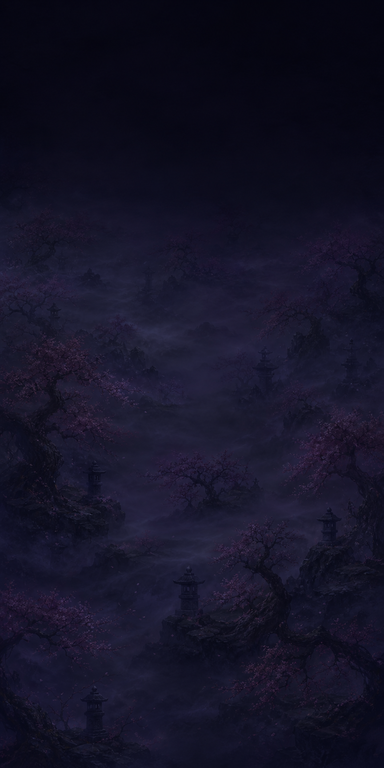
#> input picture assets/rotns-img/bg_stage.png, 384 x 768 px
$ python -i rotns_postprocess.py   (imports and definitions only)
#> lines starting #> are read from the running program, lines starting #| are printed output that depends on the picture; after the words box and inside, x2 and y2 are one past the last pixel; in counts of white or black regions, pixels touching at a corner belong together
#> further down, picture is the input picture: PIL image 384x768 RGB; mean R, G, B 20.7, 19.3, 38.9
#!/usr/bin/env python3
"""rotns 素材后处理（PLAN §8.1/§8.2 规格）：
chroma 抠绿（四角众数色→阈值内 alpha=0→despill→1px 腐蚀→trim→LANCZOS 缩放）
additive 黑底（保留 RGB，引擎以 lighter 混合；trim 黑边→缩放）
opaque 不透明（直接缩放）
白弹母图由本脚本预染色出多色成品（运行时零染色代码）。
用法: python3 scripts/rotns_postprocess.py --manifest scripts/rotns_assets_manifest.json
"""
import argparse
import json
import math
import os
import sys
from collections import Counter

from PIL import Image, ImageFilter

CHROMA_THRESHOLD = 60
ERODE_PX = 1


# [33 lines left out: functions corner_key_color, chroma_key, not called in this run]


def trim_bbox(im: Image.Image, threshold: int = 8) -> Image.Image:
#> called with threshold = 8
    if im.mode != "RGBA":
        im = im.convert("RGBA")
    # chroma 模式按 alpha；additive 模式按亮度
    if im.getchannel("A").getextrema()[0] < 255:
        bbox = im.getchannel("A").getbbox()
    else:
        gray = im.convert("L").point(lambda v: 255 if v > threshold else 0)
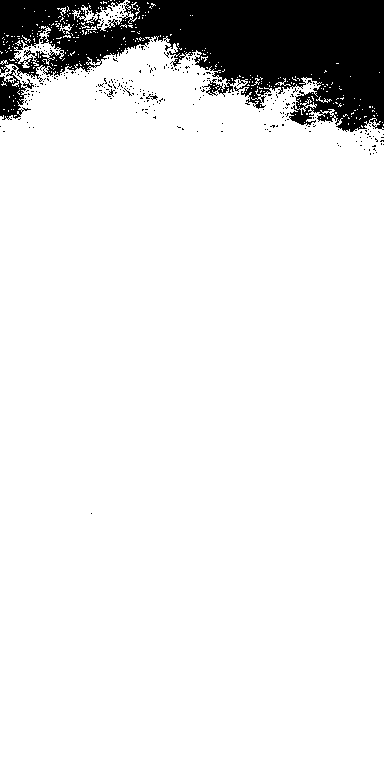
#> gray: PIL image 384x768 L; 89.8% white; 299 black regions (296 under 20 px), largest, box (x1, y1, x2, y2) and area: (0, 0, 384, 132) 28599, (0, 66, 34, 120) 864, (146, 94, 158, 100) 29
        bbox = gray.getbbox()
#> bbox = (0, 0, 384, 768)
    if bbox:
        im = im.crop(bbox)
    return im


# [84 lines left out: functions fit_size, tint, process, main, not called in this run]


# [2 lines not run here, left out]

>>> from PIL import Image
>>> picture = Image.open('../assets/rotns-img/bg_stage.png')
>>> result = trim_bbox(picture)

$ run again, on assets/rotns-img/fx_hyper.png
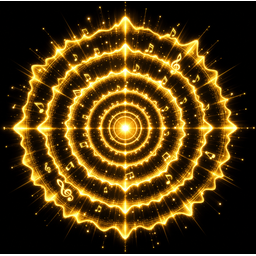
#> input picture assets/rotns-img/fx_hyper.png, 256 x 256 px
#> picture is the input picture: PIL image 256x256 RGBA; mean R, G, B, A 77.2, 54.8, 13.3, 252
#> bbox = (0, 1, 256, 254)
#> in trim_bbox, `im = im.crop(bbox)`:
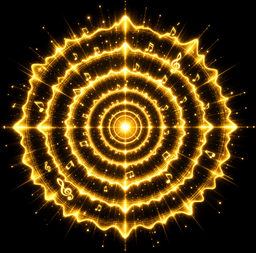
#> im: PIL image 256x253 RGBA; mean R, G, B, A 78.1, 55.4, 13.4, 255

$ run again, on assets/rotns-img/hud_panel.png
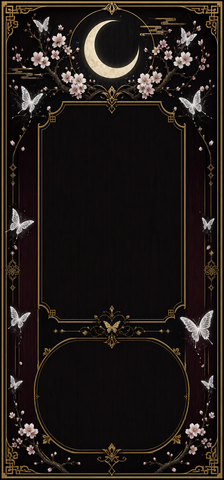
#> input picture assets/rotns-img/hud_panel.png, 224 x 480 px
#> picture is the input picture: PIL image 224x480 RGB; mean R, G, B 33.9, 26.9, 22.9
#> in trim_bbox, `gray = im.convert("L").point(lambda v: 255 if v > threshold else 0)`:
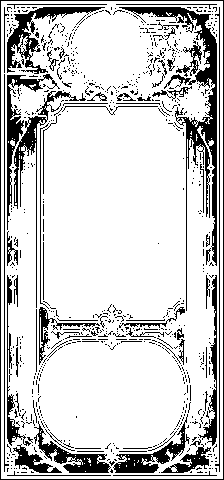
#> gray: PIL image 224x480 L; 80.8% white; 757 black regions (688 under 20 px), largest, box (x1, y1, x2, y2) and area: (119, 7, 217, 311) 3631, (7, 7, 105, 74) 1489, (0, 0, 224, 480) 1404
#> bbox = (1, 1, 223, 479)
#> in trim_bbox, `im = im.crop(bbox)`:
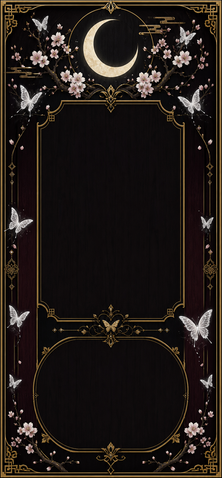
#> im: PIL image 222x478 RGBA; mean R, G, B, A 34.3, 27.2, 23.2, 255
